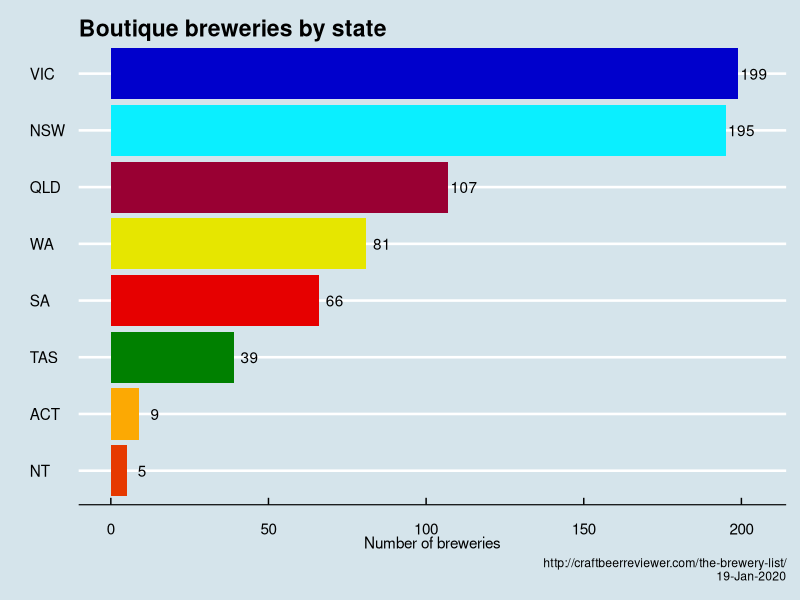

R code for this plot:
## ---- chunk 1

knitr::opts_chunk$set(package.startup.message = FALSE)
library <- function(...) suppressPackageStartupMessages(base::library(...))

library(tidyverse)
library(ggthemes)
library(lubridate)
library(magrittr)

## ---- chunk 2
brews_state <-
  tibble(state = c("ACT", "NSW", "VIC", "WA", "TAS", "SA", "QLD", "NT"),
         brew_num = c(9, 195, 199, 81, 39, 66, 107, 5),
         state_col = c("#fca903", "#0aefff", "#0000cc", "#e6e600", "#008000", "#e60000", "#990033", "#e63900"))

# brews_state %>% 
#   arrange(-brew_num) %>% 
#   select(State = state, `Num Breweries` = brew_num) %>% 
#   knitr::kable()

state_cols <-
  brews_state %>% 
  select(state, state_col) %>% 
  deframe() 

brews_state %>% 
  mutate(state = fct_reorder(state, brew_num, .desc = FALSE)) %>%
  ggplot(aes(x = state, y = brew_num, fill = state, label = brew_num)) +
  geom_col() +
  geom_text(nudge_y = 5) +
  coord_flip() +
  scale_fill_manual(values = state_cols) +
  labs(title = "Boutique breweries by state",
       y = "Number of breweries", x = "",
       caption = str_c("http://craftbeerreviewer.com/the-brewery-list/\n19-Jan-2020")) +
  theme_economist() +
  theme(legend.position = "none")
## ---- chunk 3
hyndman_crit_eval <- 
  tribble(
    ~ID, ~Criteria, ~`Boutique Brewery Context`,
    "1", "Understanding of contributing factors", "Moderate. We’re likely to know many (listed below as suggestions) but not all",
    "2", "Lots of data", "Usually no, though we may have data from other start-up breweries",
    "3", "Forecast does not drive outcome", "Correct, so long as the forecast is not constraining raw materials supply.",
    "4", "Low natural, unexplainable random variation", "Probably not though this is insignificant compared to the limited available data",
    "5", "Future is similar to the past", "Probably though this is insignificant compared to the limited available data"
  )

hyndman_crit_eval %>% 
  knitr::kable(., caption = "Applying Hyndman's criteria to boutique beer forecasting")


